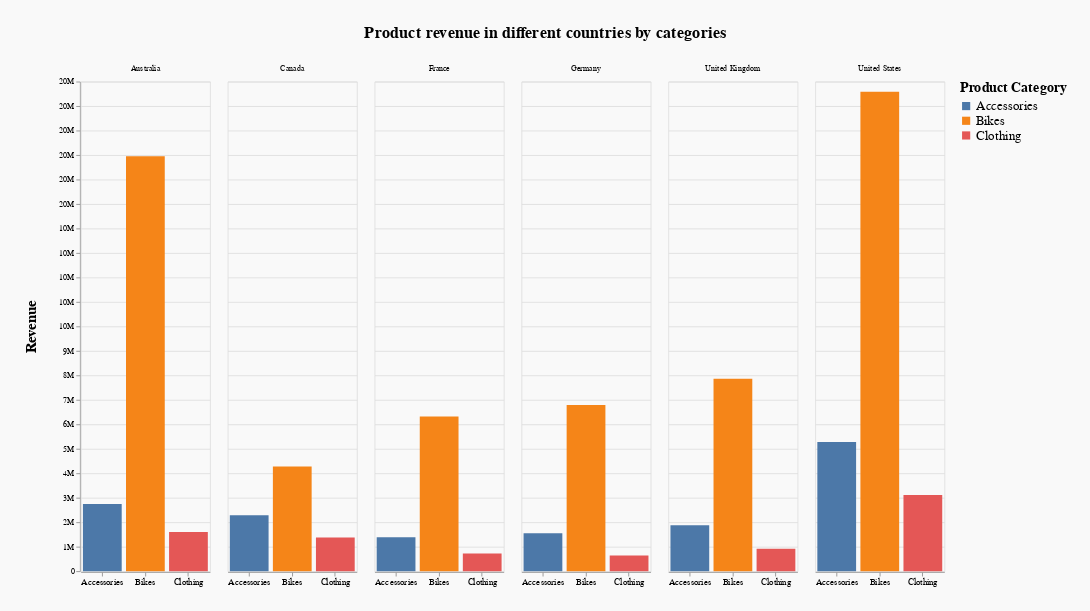

This figure's notebook cell:
### Code cell
c3

### Figure 1 — Vega-Lite specification as saved in the notebook (floating-point values rounded to 4 significant figures)
{"config": {"view": {"continuousWidth": 400, "continuousHeight": 300}, "title": {"anchor": "middle", "dy": -25, "fontSize": 20}}, "data": {"name": "data-b89377320f3fb4904034e294d0dfd3dd"}, "mark": "bar", "background": "#F9F9F9", "encoding": {"color": {"type": "nominal", "field": "Product_Category", "legend": {"labelFontSize": 16, "title": "Product Category", "titleFontSize": 17}}, "column": {"type": "nominal", "field": "Country", "title": ""}, "tooltip": {"type": "nominal", "field": "Revenue", "format": ".3s"}, "x": {"type": "nominal", "axis": {"labelAngle": 0, "labelFontSize": 11, "title": ""}, "field": "Product_Category"}, "y": {"type": "quantitative", "axis": {"format": ".1s", "titleFontSize": 18, "titleX": -50}, "field": "Revenue"}}, "height": 600, "padding": 30, "title": "Product revenue in different countries by categories", "width": 158.3, "$schema": "https://vega.github.io/schema/vega-lite/v4.8.1.json", "datasets": {"data-b89377320f3fb4904034e294d0dfd3dd": [{"Country": "Australia", "Product_Category": "Accessories", "Revenue": 2746405}, {"Country": "Australia", "Product_Category": "Bikes", "Revenue": 16952818}, {"Country": "Australia", "Product_Category": "Clothing", "Revenue": 1602836}, {"Country": "Canada", "Product_Category": "Accessories", "Revenue": 2282940}, {"Country": "Canada", "Product_Category": "Bikes", "Revenue": 4275003}, {"Country": "Canada", "Product_Category": "Clothing", "Revenue": 1377795}, {"Country": "France", "Product_Category": "Accessories", "Revenue": 1388053}, {"Country": "France", "Product_Category": "Bikes", "Revenue": 6324125}, {"Country": "France", "Product_Category": "Clothing", "Revenue": 720694}, {"Country": "Germany", "Product_Category": "Accessories", "Revenue": 1548818}, {"Country": "Germany", "Product_Category": "Bikes", "Revenue": 6792782}, {"Country": "Germany", "Product_Category": "Clothing", "Revenue": 636996}, {"Country": "United Kingdom", "Product_Category": "Accessories", "Revenue": 1873023}, {"Country": "United Kingdom", "Product_Category": "Bikes", "Revenue": 7856994}, {"Country": "United Kingdom", "Product_Category": "Clothing", "Revenue": 916179}, {"Country": "United States", "Product_Category": "Accessories", "Revenue": 5278753}, {"Country": "United States", "Product_Category": "Bikes", "Revenue": 19580412}, {"Country": "United States", "Product_Category": "Clothing", "Revenue": 3116382}]}}
